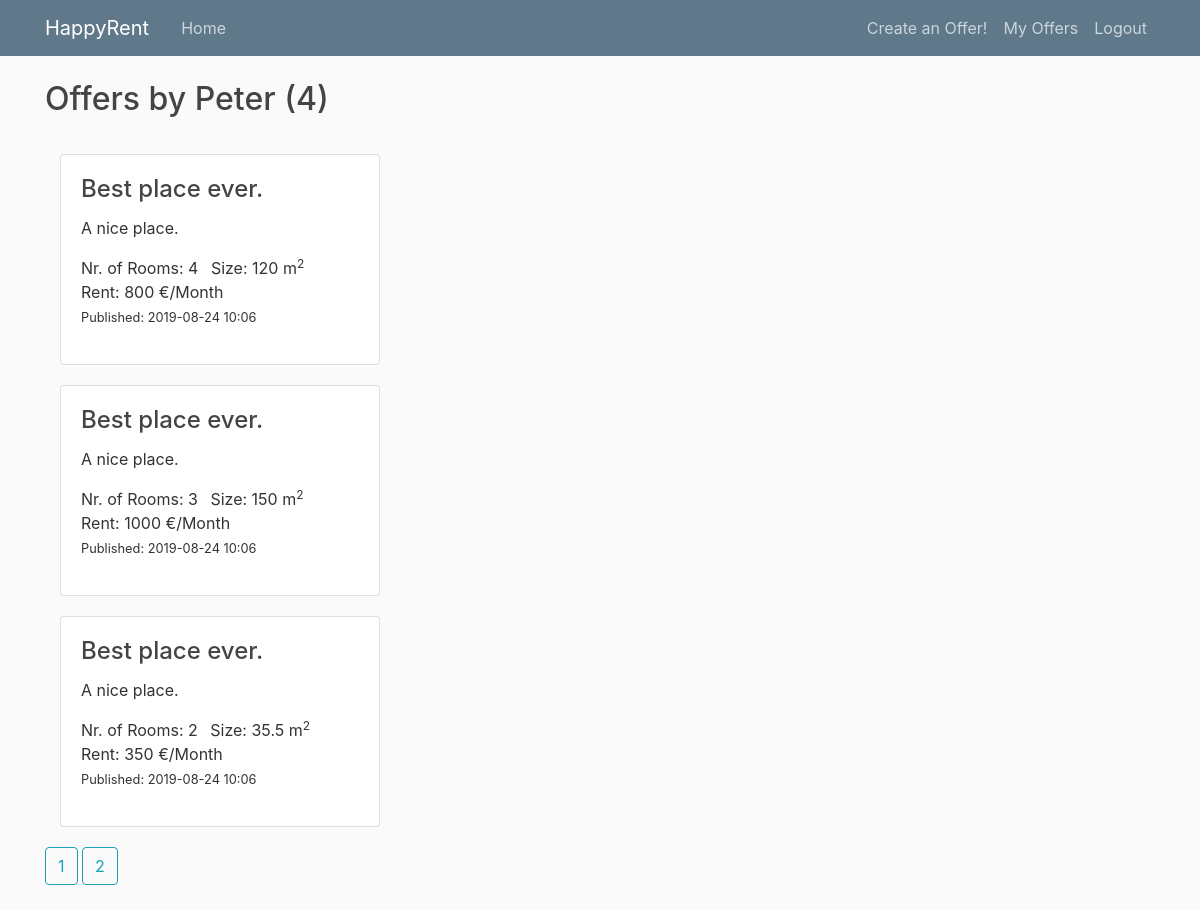
/user/Peter (signed in), run on the app's committed database.
### property_project/db_models.py (models this page shows, shortened)
class User(db.Model, UserMixin):
    __tablename__ = 'user'
    id = db.Column(db.Integer, primary_key=True)
    username = db.Column(db.String(20), unique=True, nullable=False)
    properties = db.relationship('PropertyItem', backref='author', lazy=True)

class PropertyItem(db.Model):
    __tablename__ = 'property_item'
    id = db.Column(db.Integer, primary_key=True)
    title = db.Column(db.String(100), nullable=False,
                      default="Best place ever.")
    date_posted = db.Column(db.DateTime, nullable=False,
                            default=datetime.datetime.utcnow)
    description = db.Column(db.String(250), default="A nice place.")
    rent = db.Column(db.Integer)  # (db.Numeric(6,2))
    rooms = db.Column(db.Integer, default=1)  # default=set_default_rooms
    size = db.Column(db.Integer)  # (db.Numeric(6,1))
    property_id = db.Column(db.Integer, ForeignKey('property_type.id'))
    property_type = db.relationship('PropertyType')
    user_id = db.Column(db.Integer, db.ForeignKey('user.id'), nullable=False)

### property_project/routes.py (the view)
@app.route("/user/<string:username>")
def user_items(username):
    page = request.args.get('page', 1, type=int)
    user = User.query.filter_by(username=username).first_or_404()
    prop_items = PropertyItem.query.filter_by(author=user)\
        .order_by(PropertyItem.date_posted.desc())\
        .paginate(page=page, per_page=3)
    return render_template('user_items.html', prop_items=prop_items,
                           user=user)

### property_project/routes.py (called while the page is built)
@login_manager.user_loader
def load_user(user_id):
    return User.query.get(int(user_id))

### property_project/templates/user_items.html
{% extends "layout.html" %}
{% block content %}
<h2 class="mb-3">Offers by {{ user.username }} ({{ prop_items.total }}) </h2>
<div class="gap-20"></div>
<div class="card-deck-wrapper">
    <div class="card-deck">
        <div class="col-md-6">
            {% for prop_item in prop_items.items %}
                <div class="card">
                    <div class="card-body">
                        <h4 class="card-title">{{ prop_item.title }}</h4>
                        <p class="card-text">{{ prop_item.description }}</p>
                        <ul class="list-inline">
                            <li class="list-inline-item">Nr. of Rooms: {{ prop_item.rooms }} </li>
                            <li class="list-inline-item">Size: {{ prop_item.size }} m<sup>2</sup></li>
                            <li class="list-inline-item">Rent: {{ prop_item.rent }} €/Month</li>
                            <small>
                                <li class="list-inline-item">Published: {{ prop_item.date_posted.strftime('%Y-%m-%d %H:%M') }} </li>
                            </small>
                        </ul>
                    </div>
                </div>
                <div class="gap-20"></div>
            {% endfor %}
            {% for page_num in prop_items.iter_pages(left_edge=1, right_edge=1, left_current=1, right_current=2)%}
                {% if page_num %}
                {% if prop_items.page == page_num %}
                    <a class="btn btn-outline-info mb-4" href="{{ url_for('user_items', username=user.username, page = page_num) }}">
                        {{ page_num }}
                    </a>
                {% else %}
                    <a class="btn btn-outline-info mb-4" href="{{ url_for('user_items', username=user.username, page = page_num) }}">
                        {{ page_num }}
                    </a>
                {% endif %}
                {% else %}
                ...
                {% endif %}
            {% endfor %}
        </div>
    </div>
</div>
{% endblock content %}

### property_project/static/main.css (style rules this page uses)
body { background: #fafafa; color: #333333; margin-top: 5rem; }
h1, h2, h3, h4, h5, h6 { color: #444444; }
.gap-20 { width:100%; height:20px; }

### data on the page
User: username "Peter"
PropertyItem: title "Best place ever.", description "A nice place.", rooms "4", size "120", rent "800", date_posted "2019-08-24 10:06"
PropertyItem: title "Best place ever.", description "A nice place.", rooms "3", size "150", rent "1000", date_posted "2019-08-24 10:06"
PropertyItem: title "Best place ever.", description "A nice place.", rooms "2", size "35.5", rent "350", date_posted "2019-08-24 10:06"

### other printed values
{{ prop_items.total }} "4"
{{ page_num }} "1"
{{ page_num }} "2"
